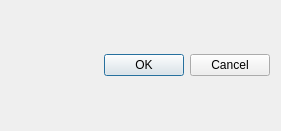
<?xml version="1.0" encoding="UTF-8"?>
<ui version="4.0">
 <class>QUaCommonDialog</class>
 <widget class="QDialog" name="QUaCommonDialog">
  <property name="geometry">
   <rect>
    <x>0</x>
    <y>0</y>
    <width>281</width>
    <height>131</height>
   </rect>
  </property>
  <property name="windowTitle">
   <string>Dialog</string>
  </property>
  <layout class="QVBoxLayout" name="verticalLayout">
   <item>
    <widget class="QDialogButtonBox" name="buttonBox">
     <property name="orientation">
      <enum>Qt::Horizontal</enum>
     </property>
     <property name="standardButtons">
      <set>QDialogButtonBox::Cancel|QDialogButtonBox::Ok</set>
     </property>
    </widget>
   </item>
  </layout>
 </widget>
 <resources/>
 <connections>
  <connection>
   <sender>buttonBox</sender>
   <signal>accepted()</signal>
   <receiver>QUaCommonDialog</receiver>
   <slot>accept()</slot>
   <hints>
    <hint type="sourcelabel">
     <x>248</x>
     <y>254</y>
    </hint>
    <hint type="destinationlabel">
     <x>157</x>
     <y>274</y>
    </hint>
   </hints>
  </connection>
  <connection>
   <sender>buttonBox</sender>
   <signal>rejected()</signal>
   <receiver>QUaCommonDialog</receiver>
   <slot>reject()</slot>
   <hints>
    <hint type="sourcelabel">
     <x>316</x>
     <y>260</y>
    </hint>
    <hint type="destinationlabel">
     <x>286</x>
     <y>274</y>
    </hint>
   </hints>
  </connection>
 </connections>
</ui>
